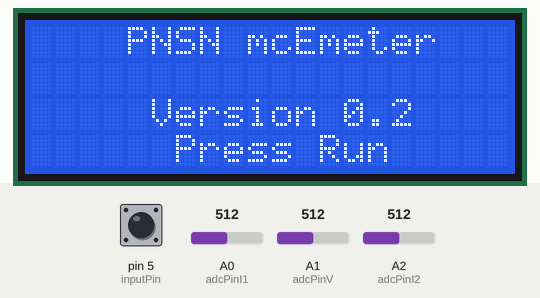
A sketch run on a simulated Arduino Uno, built with avr-gcc and run on an emulated ATmega328P. On the bench: 20×4 character LCD. The inputs (shaded band) are chosen by the test bench; at power-on: pin 5 (inputPin) HIGH, A0 (adcPinI1) = 512, A1 (adcPinV) = 512, A2 (adcPinI2) = 512. What the sketch prints to the serial monitor is not drawn.

Above: at 1.1 s.
1.2 s: pin 5 (inputPin) pulled LOW for 0.15 s
At 1.6 s:
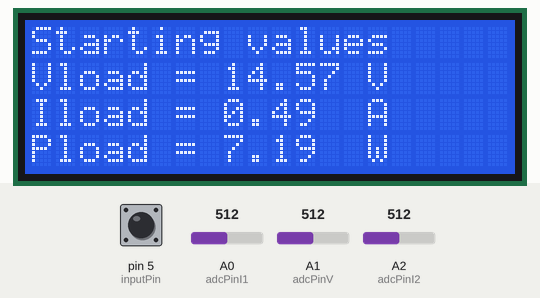
4.3 s: A0 (adcPinI1) set to 716
7.3 s: A1 (adcPinV) set to 716
At 8.2 s:
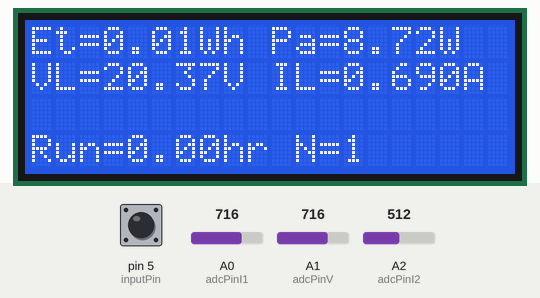
8.9 s: A0 (adcPinI1) set to 900
11.9 s: A1 (adcPinV) set to 900
At 14.1 s:
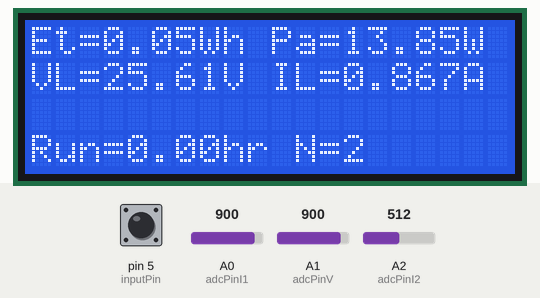
14.9 s: A0 (adcPinI1) set to 1023
Timing chart, 0 to 17.9 s (numbered marks = the images above; inputs shaded):
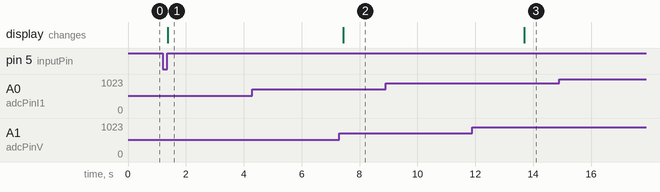

Measured:
- after the input at 1.2 s, the display: changes after 0.18 s (image 1)
- after the input at 4.3 s, every drawn part: stays the same
- after the input at 7.3 s, the display: changes after 0.13 s (image 2)
- after the input at 8.9 s, every drawn part: stays the same
- after the input at 11.9 s, the display: changes after 1.8 s (image 3)
- after the input at 14.9 s, every drawn part: stays the same

The sketch:

mcEmeter.ino
```cpp
 /* Measures the long term energy usage of a load by sampling its DC current and
  voltage. Both may vary with time. The base sample rate is about 1750 sps for a sample
  time of about 570 us. Energy consumption is E = V * I * t. Because sampling is not
  continuous, some energy is not measured when the program performs other functions.
  This is compensated for with a scale factor applied to each energy measurement.
  These energy measurements are added to accumulate the total energy used. The time-averaged
  power is calculated by dividing the accumulated energy by the elapsed time.

  There are two current measurements made for lower and higher values. The low current range
  extends to 1 A with a resolution of about 1 ma. The higher range extends to 10 A with a
  resolution of 10 ma. Range switching is automatic. The overange for the voltage measurement
  is 27 V. The absolute maximum voltage at V+ or L+ is 40 V.

  A report is produced on a Sunfounder I2C LCD2004 display. The Sunfounder LCD library must
  be added to Arduino(#include <LiquidCrystal_I2C.h). In addition to the energy consumed and
  time-averaged power, the current and voltage at the time of the report is displayed. This
  and other iformation is also available via the usb port to a serial monitor.


*/
//LIBRARIES -- include the I2C and LCD library code
#include <Wire.h>
#include <LiquidCrystal_I2C.h>
LiquidCrystal_I2C lcd(0x27, 20, 4); // LCD address 0x27, 20 characters, 4 lines
/*********************************************************/
//GLOBAL VARIABLES

const int adcPinI1 = 0; // Low current measurement pin
const int adcPinV = 1; // Supply voltage measurement pin
const int adcPinI2 = 2; // High current measurement pin
const float rangeSW = .9; // Range switching threshold
const int inputPin = 5; // Run pushbutton input pin
float vRef = 1.097 ; // measured ADC reference voltage
float sfI1 = .8984 ; // current1 calibration scale-factor
float sfI2 = 9.891; // current1 calibration scale-factor
float sfV = 26.623 ; // voltage calibration scale-factor
float shunt = 0.0989; // measurement shunt value
float sfADC = 1023.0 / vRef; // scale factor for ADC measurements
float lossComp = 1.003 ; // initial compensation for time lost in other functions
float samTime;
static unsigned long beginRun = millis();

//FUNCTION DECLARATIONS
float sliceE();
void measureOnce();
void report();

/************************************************************/
void setup() {

  Serial.begin(9600);
  analogReference(INTERNAL);// use internal ADC ref ~ 1.1V
  pinMode(inputPin, INPUT_PULLUP);

  lcd.init();  //initialize the lcd
  lcd.backlight();  //open the backlight

  lcd.setCursor ( 0, 0 ); // go to the top left corner
  lcd.print("    PNSN mcEmeter   "); // write this string on the top row
  lcd.setCursor ( 0, 2 ); // go to the third row
  lcd.print("     Version 0.2");
  lcd.setCursor ( 0, 3 ); // go to the fourth row
  lcd.print("      Press Run");

  while ( digitalRead(inputPin) == HIGH) //Wait for Run button to start
  {
    delay(100);
  }

  measureOnce();
  //Serial.print("end setup");
}
/******************************************************/
void loop() {


  static float energyACC;
  static float wattHour, wattSecond, wattmilliSecond;
  static unsigned long beginMeasure = millis();
  long int duration; //
  float energySlice = 0;
  float eSlice = 0;
  unsigned long interval = millis();
  static  int blockN = 0;

  unsigned long beginSam = millis();
  long int samCount = 0;

sample:
  samCount = samCount + 1;
  energySlice = sliceE();
  eSlice = energySlice;
  energyACC = (float (energyACC + eSlice)); // uj accumulated
  if (energyACC > 1000000)
  {
    energyACC = energyACC - 1000000; //find remainder and reset
    wattSecond = wattSecond + 1; // joules accumulated
  }


  if (millis() - beginSam < 6000) // sets time between reports, 1 sec / 1000
  {

  samTime = float((millis() - beginSam) * 1000 / samCount); // average sample time, us
  goto sample;
  }

  else
  {
    unsigned long wasteStart = micros();
  blockN = blockN + 1;
  float wattSec = wattSecond + (energyACC / 1000000.00);
  float totWh = wattSec / 3600.00;
  float measure, waste;
    duration = (millis() - beginMeasure) / 1000; // seconds---float precision???
  float runTime = (duration / 3600.00); // convert time to hours
  float powAve = (totWh / (runTime));
  float avI1 = analogRead(adcPinI1);
  float avV = analogRead(adcPinV);
  float avI2 = analogRead(adcPinI2);
  float current1 = sfI1 * (avI1 / sfADC);
  float voltage = sfV * (avV / sfADC);
  float current2 = sfI2 * (avI2 / sfADC);
  float current = current1;
  if (current > rangeSW)
  {
      current = current2;
  }
  float difV = voltage - (current * shunt);

// Main  LCD report screen
    lcd.clear();
    lcd.setCursor ( 0, 0 ); // line 1
    lcd.print("Et="); // total energy
    lcd.print(totWh);
    lcd.print("Wh ");
    lcd.print("Pa="); // time averaged power
    lcd.print(powAve);
    lcd.print("W");

    lcd.setCursor ( 0, 1 ); // line 2
    lcd.print("VL=");
    lcd.print(difV); //instantaneous load voltage
    lcd.print("V ");
    lcd.print("IL=");
    lcd.print(current, 3); //instantaneous load current
    lcd.print("A");

  // lcd.setCursor ( 0, 2 ); // line 3

    lcd.setCursor ( 0, 3 );  // line 4
  lcd.print("Run=");
    lcd.print(runTime); // length of measurement run
    lcd.print("hr ");
    lcd.print("N=");
    lcd.print(blockN); // number of measurement reports

/************************************************************************************/
//If the serial monitor report below is enabled the meter will reset when the Arduino
//serial monitor is run.
/************************************************************************************/

    Serial.print(blockN);// the number of measurements reported
    Serial.print("  SamTime = ");// the average sample time
    Serial.print(samTime);
    Serial.print(" us   ");
    Serial.print("Loss Compensation = ");// Energy multiplier compensation time
    Serial.println(lossComp, 6);
    Serial.print("Momentary Readings   "); //status at time of report
    Serial.print("Run Time...");
    Serial.print(runTime, 4);
    Serial.println(" hrs   ");
    Serial.print(" Vload = ");
    Serial.print(difV, 4);
    Serial.print(" Vdc   ");  // last DUT voltage
    Serial.print(" I1 load = ");
    Serial.print(current1, 4);  // low range DUT current
    Serial.print(" Adc   ");
    Serial.print(" I2 load = ");
    Serial.print(current2, 4);  // high range DUT current
    Serial.print(" Adc   ");
    Serial.print(" Pload = ");
    Serial.print(current * difV); // instantaneous power
    Serial.println(" W   ");
    Serial.println("Long Term Values"); // on-going measurements
    Serial.print("Energy = ");
    Serial.print(totWh, 4); //
    Serial.print(" Wh   "); //
    Serial.print("Time averaged power = ");
    Serial.print(powAve, 4);
    Serial.println(" W");
    Serial.println("");

  measure = (millis() - interval); // time used in measurement
  waste = ((micros() - wasteStart) / 1000.0); // time not used in measurement
    lossComp = (measure + waste) / measure; //lost time compensation calc

  }
}

// Repeated energy measurement
float sliceE()
{
  float Iadc1 = 0;
  float Vadc = 0;
  float Iadc2 = 0;
  float energy;
  Iadc1 = analogRead(adcPinI1);
  Vadc = analogRead(adcPinV);
  Iadc2 = analogRead(adcPinI2);

  float current1 = sfI1 * (Iadc1 / sfADC);// low range current calc
  float voltage = sfV * (Vadc / sfADC); // voltage calc
  float current2 = sfI2 * (Iadc2 / sfADC);// high range current calc
  float current = current1;
  if (current > rangeSW) // current range switch
  {
  current = current2;
  }
  float difV = voltage - (current * shunt); // subtract the shunt IR for load voltage
  energy = float ( current * difV * samTime * lossComp); // E * compensation for time

  return energy;
}

// Provides initial measurement screen
void measureOnce()
{
  float avI1 = analogRead(adcPinI1);// wake the ADCs by reading channels
  float avI2 = analogRead(adcPinI2);
  float avV = analogRead(adcPinV);//
  delay(100);// yawn
  avI1 = analogRead(adcPinI1);// use these measurements
  avV = analogRead(adcPinV);
  avI2 = analogRead(adcPinI2);

  float current1 = sfI1 * (avI1 / sfADC);// low range current calc
  float voltage = sfV * (avV / sfADC); // voltage calc
  float current2 = sfI2 * (avI2 / sfADC);// high range current calc
  float current = current1;
  if (current > rangeSW) // current range switch
  {
  current = current2;
  }
  float difV = voltage - (current * shunt); // subtract the shunt IR for load voltage

// Initial report
  lcd.clear();
  lcd.setCursor ( 0, 0 );
  lcd.print("Starting values");

  lcd.setCursor ( 0, 1 );
  lcd.print("Vload = ");
  lcd.setCursor ( 8, 1 );
  lcd.print(difV);
  lcd.setCursor ( 13, 1 );
  lcd.print(" V");

  lcd.setCursor ( 0, 2 );
  lcd.print("Iload = ");
  lcd.setCursor ( 8, 2 );
  lcd.print(current);
  lcd.setCursor ( 13, 2 );
  lcd.print(" A");

  lcd.setCursor ( 0, 3 );
  lcd.print("Pload = ");
  lcd.setCursor ( 8, 3 );
  lcd.print(current * difV);
  lcd.setCursor ( 13, 3 );
  lcd.print(" W");
 }

// That's all folks!
```
